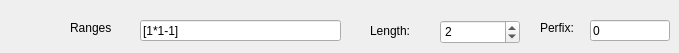
     <widget class="QWidget" name="tab_16">
      <attribute name="title">
       <string>Counter</string>
      </attribute>
      <widget class="QSpinBox" name="txtDIConLen">
       <property name="geometry">
        <rect>
         <x>440</x>
         <y>20</y>
         <width>80</width>
         <height>24</height>
        </rect>
       </property>
       <property name="maximum">
        <number>100000</number>
       </property>
       <property name="singleStep">
        <number>1</number>
       </property>
       <property name="value">
        <number>2</number>
       </property>
      </widget>
      <widget class="QLabel" name="label_45">
       <property name="geometry">
        <rect>
         <x>370</x>
         <y>20</y>
         <width>60</width>
         <height>21</height>
        </rect>
       </property>
       <property name="text">
        <string>Length:</string>
       </property>
      </widget>
      <widget class="QLabel" name="label_47">
       <property name="geometry">
        <rect>
         <x>540</x>
         <y>20</y>
         <width>60</width>
         <height>16</height>
        </rect>
       </property>
       <property name="text">
        <string>Perfix:</string>
       </property>
      </widget>
      <widget class="QLineEdit" name="txtDIConPer">
       <property name="geometry">
        <rect>
         <x>590</x>
         <y>20</y>
         <width>80</width>
         <height>21</height>
        </rect>
       </property>
       <property name="text">
        <string>0</string>
       </property>
      </widget>
      <widget class="QLineEdit" name="txtDIConRange">
       <property name="geometry">
        <rect>
         <x>140</x>
         <y>20</y>
         <width>201</width>
         <height>21</height>
        </rect>
       </property>
       <property name="toolTip">
        <string>&lt;html&gt;&lt;head/&gt;&lt;body&gt;&lt;p&gt;&lt;span style=&quot; font-size:18pt; color:#0000ff;&quot;&gt;CounterRange: sequence of ranges, i.e. If all 12 subjects have runs from 2 to 5 then Range=[12*2-5]; If 3 subjects have runs from 1 to 4 and 2 subjects have runs from 5 to 7 then Range=[3*1-4, 2*5-7]&lt;/span&gt;&lt;/p&gt;&lt;/body&gt;&lt;/html&gt;</string>
       </property>
       <property name="text">
        <string>[1*1-1]</string>
       </property>
      </widget>
      <widget class="QLabel" name="label_17">
       <property name="geometry">
        <rect>
         <x>70</x>
         <y>20</y>
         <width>71</width>
         <height>16</height>
        </rect>
       </property>
       <property name="text">
        <string>Ranges</string>
       </property>
      </widget>
     </widget>
